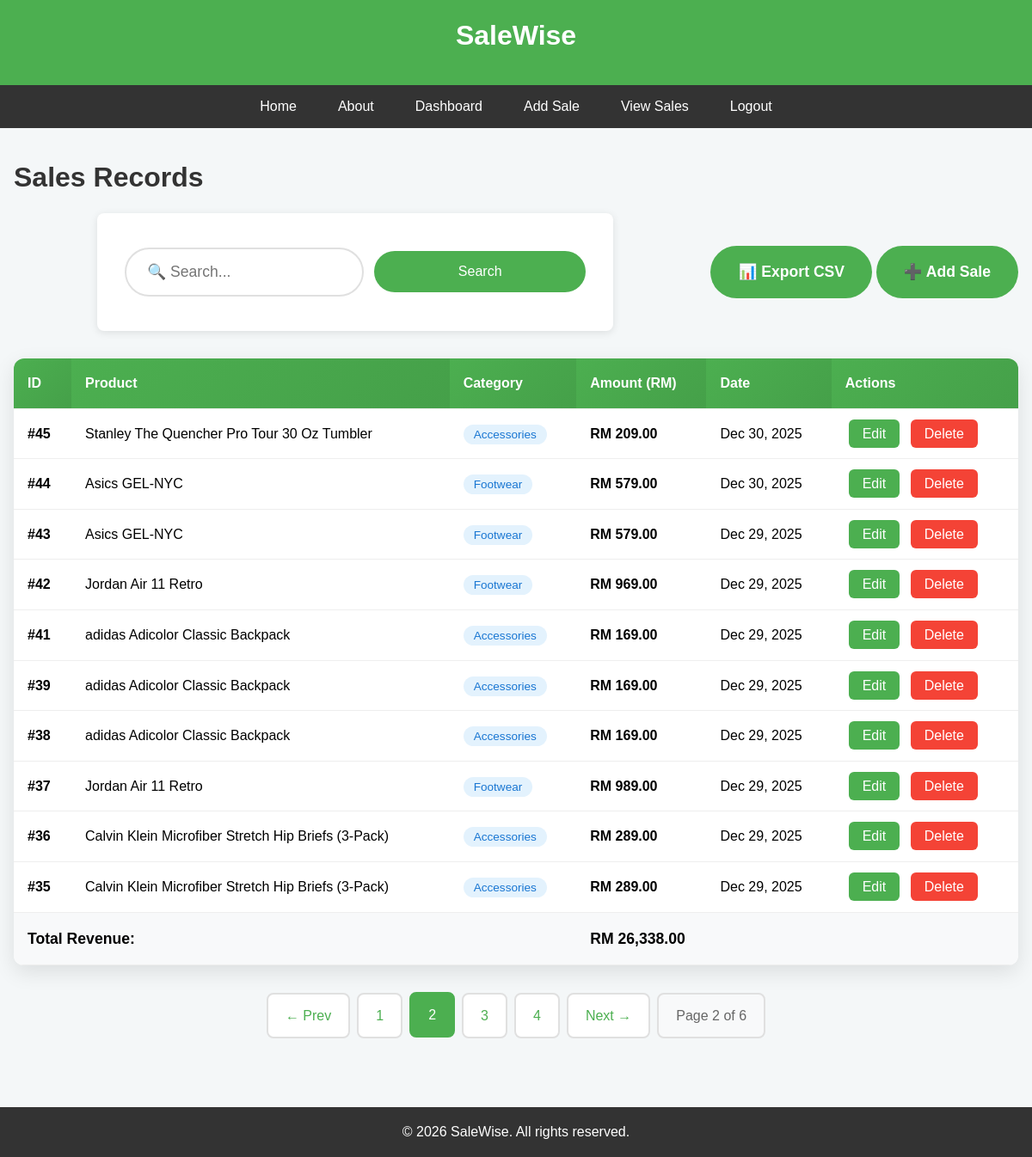
Page /view_sales.php?page=2 (signed in) on the committed database.
### tables this page shows
CREATE TABLE `sales` (
  `id` int(11) NOT NULL,
  `product` varchar(100) NOT NULL,
  `category` varchar(50) NOT NULL,
  `amount` decimal(10,2) NOT NULL,
  `created_at` timestamp NOT NULL DEFAULT current_timestamp()
);

### view_sales.php (the view, shortened to what this page needs)
<?php
include 'header.php';
include 'config.php';
$search = trim($_GET['search'] ?? '');
$page = max(1, (int)($_GET['page'] ?? 1));
$limit = 10;
$offset = ($page - 1) * $limit;
if($search) {
    $countSql = "SELECT COUNT(*) as total FROM sales WHERE product LIKE ? OR category LIKE ?";
    $stmt = $conn->prepare($countSql);
    $searchTerm = "%$search%";
    $stmt->bind_param("ss", $searchTerm, $searchTerm);
    $stmt->execute();
    $totalRecords = $stmt->get_result()->fetch_assoc()['total'];
} else {
    $result = $conn->query("SELECT COUNT(*) as total FROM sales");
    $totalRecords = $result->fetch_assoc()['total'];
}
$totalPages = ceil($totalRecords / $limit);
if($search) {
    $sql = "SELECT * FROM sales WHERE product LIKE ? OR category LIKE ? ORDER BY id DESC LIMIT ? OFFSET ?";
    $stmt = $conn->prepare($sql);
    $searchTerm = "%$search%";
    $stmt->bind_param("ssii", $searchTerm, $searchTerm, $limit, $offset);
    $stmt->execute();
    $sales = $stmt->get_result();
} else {
    $sql = "SELECT * FROM sales ORDER BY id DESC LIMIT $limit OFFSET $offset";
    $sales = $conn->query($sql);
}
$totalRevenueSql = $search ?
    "SELECT COALESCE(SUM(amount), 0) as total FROM sales WHERE product LIKE '%$search%' OR category LIKE '%$search%'" :
    "SELECT COALESCE(SUM(amount), 0) as total FROM sales";
$totalRevenueResult = $conn->query($totalRevenueSql);
$totalRevenue = $totalRevenueResult->fetch_assoc()['total'];
?>
<main>
    <div class="page-header">
        <h1>Sales Records
        </h1>
        <div class="table-actions">
            <form method="GET" class="search-form">
                <input type="text" name="search" placeholder="🔍 Search..."
                       value="<?php echo htmlspecialchars($search); ?>">
                <button type="submit">Search</button>
            </form>
            <div class="action-buttons">
    <a href="export_sales.php<?php echo $search ? '?search=' . urlencode($search) : ''; ?>" class="btn-primary">📊 Export CSV</a>
    <a href="add_sales.php" class="btn-primary">➕ Add Sale</a>
</div>
        </div>
    </div>
    <?php if($totalRecords == 0): ?>
        <div class="empty-state">
            <h3><?php echo $search ? 'No results found for "' . htmlspecialchars($search) . '"' : 'No sales yet'; ?></h3>
            <p><a href="add_sales.php" class="btn-primary">Start by adding your first sale →</a></p>
        </div>
    <?php else: ?>
        <div class="table-container">
            <table>
                <thead>
                    <tr>
                        <th>ID</th>
                        <th>Product</th>
                        <th>Category</th>
                        <th>Amount (RM)</th>
                        <th>Date</th>
                        <th>Actions</th>
                    </tr>
                </thead>
                <tbody>
                    <?php while($row = $sales->fetch_assoc()): ?>
                    <tr>
                        <td><strong>#<?php echo $row['id']; ?></strong></td>
                        <td><?php echo htmlspecialchars($row['product']); ?></td>
                        <td><span class="category-tag"><?php echo htmlspecialchars($row['category']); ?></span></td>
                        <td><strong>RM <?php echo number_format($row['amount'], 2); ?></strong></td>
                        <td><?php echo date('M j, Y', strtotime($row['created_at'])); ?></td>
                        <td>
                            <a href="edit_sales.php?id=<?php echo $row['id']; ?>" class="btn-edit">Edit</a>
                            <a href="delete_sales.php?id=<?php echo $row['id']; ?>"
                               class="btn-delete"
                               onclick="return confirm('Delete sale #<?php echo $row['id']; ?>?\nProduct: <?php echo addslashes($row['product']); ?>');">
                                Delete
                            </a>
                        </td>
                    </tr>
                    <?php endwhile; ?>
                </tbody>
                <tfoot>
                    <tr class="table-total">
                        <td colspan="3"><strong>Total Revenue:</strong></td>
                        <td colspan="3"><strong>RM <?php echo number_format($totalRevenue, 2); ?></strong></td>
                    </tr>
                </tfoot>
            </table>
        </div>
        <?php if($totalPages > 1): ?>
        <div class="pagination">
            <?php if($page > 1): ?>
                <a href="?page=<?php echo $page-1; ?><?php echo $search ? '&search=' . urlencode($search) : ''; ?>" class="page-link">← Prev</a>
            <?php endif; ?>
            <?php
            $start = max(1, $page - 2);
            $end = min($totalPages, $page + 2);
            for($i = $start; $i <= $end; $i++):
            ?>
                <a href="?page=<?php echo $i; ?><?php echo $search ? '&search=' . urlencode($search) : ''; ?>"
                   class="page-link <?php echo $i == $page ? 'active' : ''; ?>">
                    <?php echo $i; ?>
                </a>
            <?php endfor; ?>
            <?php if($page < $totalPages): ?>
                <a href="?page=<?php echo $page+1; ?><?php echo $search ? '&search=' . urlencode($search) : ''; ?>" class="page-link">Next →</a>
            <?php endif; ?>
            <span class="page-info">Page <?php echo $page; ?> of <?php echo $totalPages; ?></span>
        </div>
        <?php endif; ?>
    <?php endif; ?>
</main>
<?php include 'footer.php'; ?>

### style.css (style rules this page uses)
* { margin: 0; padding: 0; box-sizing: border-box; font-family: Arial, sans-serif; }
body { background: #f4f7f8; line-height: 1.6; }
h1 { color: #333; margin-bottom: 1rem; }
.btn-primary, .btn-secondary, .action-btn { padding: 1rem 2rem; border-radius: 50px; text-decoration: none; font-weight: bold; font-size: 1.1rem; transition: all 0.3s; display: inline-block; }
.btn-primary, .action-btn.primary { background: #4CAF50; color: white; }
form { background: white; padding: 2rem; border-radius: 8px; box-shadow: 0 2px 10px rgba(0,0,0,0.1); max-width: 500px; margin: 0 auto; }
input, button { width: 100%; padding: 0.75rem; margin: 0.5rem 0; border: 1px solid #ddd; border-radius: 4px; }
button { background: #4CAF50; color: white; border: none; cursor: pointer; font-size: 1rem; }
table { width: 100%; border-collapse: collapse; background: white; box-shadow: 0 2px 10px rgba(0,0,0,0.1); }
th, td { padding: 1rem; text-align: left; border-bottom: 1px solid #eee; }
th { background: #4CAF50; color: white; }
.page-header { margin-bottom: 2rem; }
.page-header h1 { display: inline-block; margin-bottom: 1rem; }
.table-actions { display: flex; gap: 1rem; flex-wrap: wrap; align-items: center; margin-bottom: 2rem; }
.search-form { display: flex; gap: 0.75rem; flex: 1; max-width: 600px; align-items: center; position: relative; }
.search-form input { flex: 1; padding: 1rem 1.5rem !important; font-size: 1.1rem !important; border: 2px solid #e0e0e0 !important; border-radius: 50px !important; background: #ffffff !important; color: #333333 !important; min-height: 48px !important; width: 300px !important; outline: none !important; }
.search-form::before { content: ""; position: absolute; left: 1.8rem; top: 50%; transform: translateY(-50%); color: #999 !important; font-size: 1.2rem; pointer-events: none; z-index: 2; background: transparent; }
.search-form button, .search-form .btn-secondary { padding: 1rem 1.5rem !important; height: 48px !important; font-size: 1rem !important; border-radius: 50px !important; white-space: nowrap; display: inline-flex !important; align-items: center; justify-content: center; }
.search-form button { background: #4CAF50 !important; color: white !important; border: none !important; cursor: pointer !important; font-weight: 500 !important; }
.table-container { overflow-x: auto; background: white; border-radius: 12px; box-shadow: 0 8px 25px rgba(0,0,0,0.1); margin-bottom: 2rem; }
table th { background: linear-gradient(135deg, #4CAF50, #45a049); color: white; font-weight: 600; }
.category-tag { background: #e3f2fd; color: #1976d2; padding: 0.25rem 0.75rem; border-radius: 20px; font-size: 0.85rem; }
.btn-edit, .btn-delete { padding: 0.5rem 1rem; border-radius: 6px; text-decoration: none; font-weight: 500; margin: 0 0.25rem; }
.btn-edit { background: #4CAF50; color: white; }
.btn-delete { background: #f44336; color: white; }
.table-total { background: #f8f9fa; font-size: 1.1rem; }
.pagination { display: flex; justify-content: center; align-items: center; gap: 0.5rem; margin-top: 2rem; flex-wrap: wrap; }
.page-link { padding: 0.75rem 1.25rem; background: white; color: #4CAF50; text-decoration: none; border-radius: 8px; border: 2px solid #e0e0e0; font-weight: 500; transition: all 0.3s; display: flex; align-items: center; justify-content: center; min-height: 44px; }
.page-link:hover, .page-link.active { background: #4CAF50; color: white; border-color: #4CAF50; transform: translateY(-1px); }
.page-info { padding: 0.75rem 1.25rem; background: #f8f9fa; color: #666; border-radius: 8px; border: 2px solid #e0e0e0; font-weight: 500; display: flex; align-items: center; justify-content: center; min-height: 44px; white-space: nowrap; }

### rows in the picture
sales: id "45", product "Stanley The Quencher Pro Tour 30 Oz Tumbler", category "Accessories", amount "209.00", created_at "Dec 30, 2025"
sales: id "44", product "Asics GEL-NYC", category "Footwear", amount "579.00", created_at "Dec 30, 2025"
sales: id "43", product "Asics GEL-NYC", category "Footwear", amount "579.00", created_at "Dec 29, 2025"
sales: id "42", product "Jordan Air 11 Retro", category "Footwear", amount "969.00", created_at "Dec 29, 2025"
sales: id "41", product "adidas Adicolor Classic Backpack", category "Accessories", amount "169.00", created_at "Dec 29, 2025"
sales: id "39", product "adidas Adicolor Classic Backpack", category "Accessories", amount "169.00", created_at "Dec 29, 2025"
sales: id "38", product "adidas Adicolor Classic Backpack", category "Accessories", amount "169.00", created_at "Dec 29, 2025"
sales: id "37", product "Jordan Air 11 Retro", category "Footwear", amount "989.00", created_at "Dec 29, 2025"
sales: id "36", product "Calvin Klein Microfiber Stretch Hip Briefs (3-Pack)", category "Accessories", amount "289.00", created_at "Dec 29, 2025"
sales: id "35", product "Calvin Klein Microfiber Stretch Hip Briefs (3-Pack)", category "Accessories", amount "289.00", created_at "Dec 29, 2025"

### other values in the picture
$totalRevenue "26,338.00"
$page "2"
$totalPages "6"
